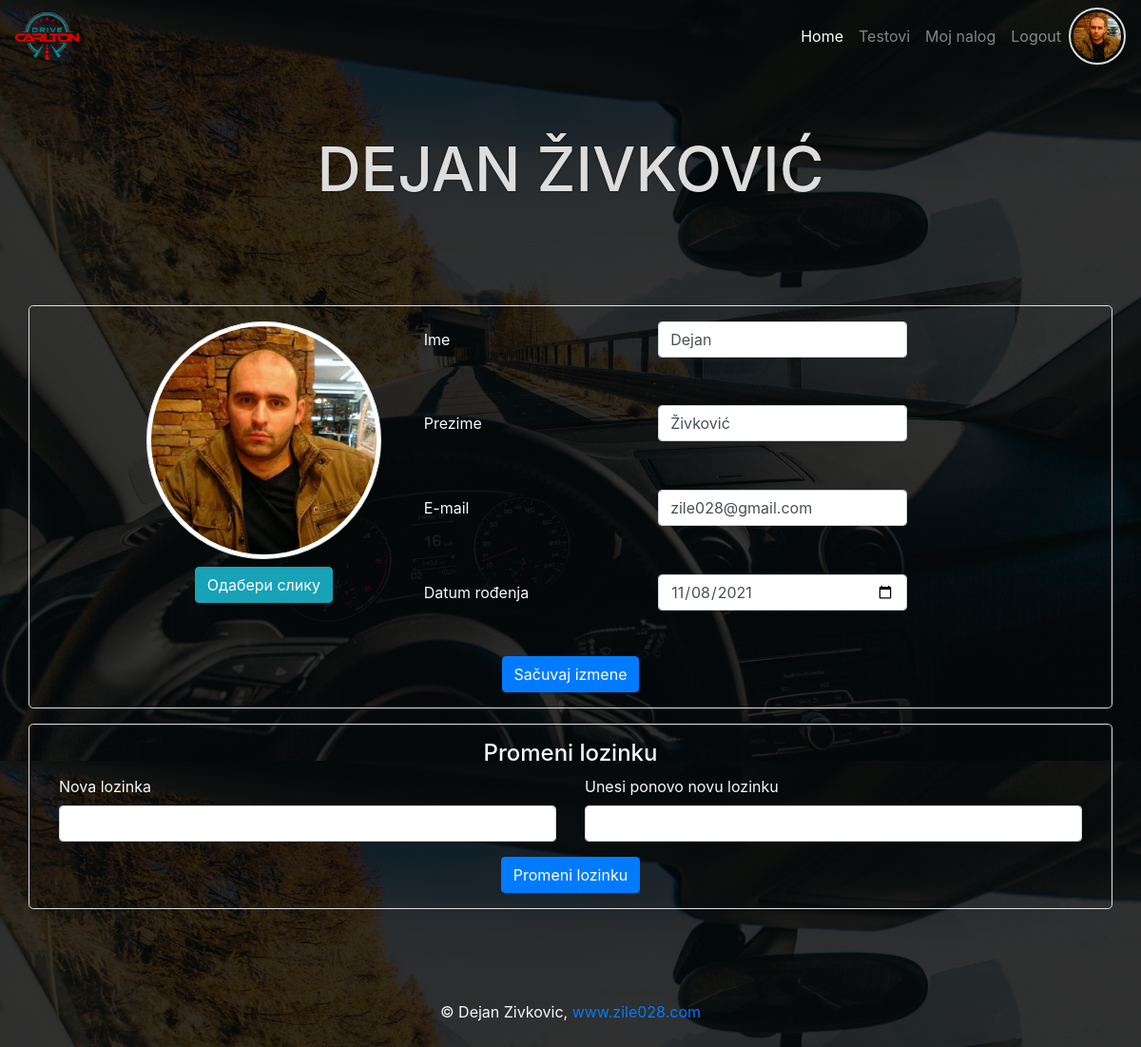
/edit_user.php (signed in), run on the app's committed database.
### tables this page shows
CREATE TABLE `users` (
  `id` int(11) NOT NULL,
  `first_name` varchar(50) NOT NULL,
  `last_name` varchar(50) NOT NULL,
  `date_birth` date NOT NULL,
  `email` varchar(50) NOT NULL,
  `password` varchar(60) NOT NULL,
  `created_at` timestamp NOT NULL DEFAULT CURRENT_TIMESTAMP,
  `last_login` timestamp NOT NULL DEFAULT CURRENT_TIMESTAMP,
  `profil_img` varchar(60) DEFAULT NULL,
  `role_id` int(11) DEFAULT NULL
);

### edit_user.php (called while the page is built, shortened)
<?php
require_once "core/init.php";
$user_info = $User->selectSingleJoin(
    ["users", "roles"],
    "role_id",
    ["id" => $_SESSION["id"]]
);
if (haveQryUrl()) {
    $user_preview = $User->selectSingleJoin(
        ["users", "roles"],
        "role_id",
        ["id" => $_GET["id"]]
    );
} else {
    $user_preview = $User->selectSingleJoin(
        ["users", "roles"],
        "role_id",
        ["id" => $_SESSION["id"]]
    );
}
require_once ROOT . "/view/edit_user.view.php";

### core/init.php (called while the page is built, shortened)
<?php
require_once "config.php";
$database = $conn_config["host"];
require_once "function.php";
require_once "classes/Conection.php";
require_once "classes/QueryBuilder.php";
require_once "classes/User.php";
$User         = new User($database);

### core/classes/User.php (called while the page is built, shortened)
<?php
class User extends QueryBuilder
{
    public function isLoged()
    {
        if (isset($_SESSION["id"])) {
            return false;
        } else {
            return true;
        }
    }
}

### core/classes/QueryBuilder.php (called while the page is built, shortened)
<?php
class QueryBuilder extends Connection
{
    public function selectSingleJoin(array $table, String $join_on, $criteria)
    {
        $key = key($criteria);
        $sql = "SELECT
                {$table[0]}.*, {$table[0]}.id {$table[0]}_id, {$table[1]}.*
                FROM {$table[0]}
                JOIN {$table[1]}
                ON {$table[0]}.{$join_on} = {$table[1]}.id
                WHERE {$table[0]}.{$key} = :{$key}";
        $qry = $this->db->prepare($sql);
        $qry->execute($criteria);
        $result = $qry->fetch(PDO::FETCH_OBJ);
        return $result;
    }
}

### core/classes/Conection.php (called while the page is built, shortened)
<?php
class Connection
{
    public function __construct($database)
    {
        try {
            $this->db = new PDO("mysql:host={$database['host']};dbname={$database['dbname']};charset=UTF8", $database["user"], $database["password"]);
        } catch (PDOException $err) {
            die("Doslo je do greske. Nije moguce konektovati se sa bazom - " . $err->getMessage());
        }
    }
}

### core/function.php (called while the page is built, shortened)
<?php
function testInput($data)
{
    if (isset($data) || !empty($data)) {
        $data = trim($data);
        $data = stripslashes($data);
        $data = htmlspecialchars($data);
        return $data;
    } else {
        return false;
    }
}

### view/edit_user.view.php (the view, shortened to what this page needs)
<?php
require ROOT . "/include/top.php";
require ROOT . "/include/main_nav.php";
?>
<header class="jumbotron text-center">
    <h1><?php echo "{$user_preview->first_name} {$user_preview->last_name}"; ?></h1>
</header>
<section class="container">
    <form class="row border p-3 text-light mt-3 rounded-lg" action="edit_user.php" method="POST"
        enctype="multipart/form-data">
        <div class="col-md-3 offset-md-1 text-center">
            <?php if($user_preview->profil_img): ?>
            <img id="profil" src="<?php echo SRC_URI . $user_preview->profil_img; ?>"
                class="img-thumbnail rounded-circle" alt="">
            <?php else: ?>
            <img id="profil" src="asset/logo.png" class="img-thumbnail rounded-circle" alt="">
            <?php endif; ?>
            <label class="btn btn-info my-2" for="file-img">Одабери слику</label>
        </div>
        <div class="col-md-6 text-light d-flex flex-column justify-content-between">
            <div class="d-flex align-items-center">
                <label class="m-0 col-md-6">Ime</label>
                <input name="first_name" class="form-control" type="text" placeholder="Ime"
                    value="<?php echo testInput($user_preview->first_name); ?>">
            </div>
            <div class="d-flex align-items-center">
                <label class="m-0 col-md-6">Prezime</label>
                <input name="last_name" class="form-control" type="text" placeholder="Prezime"
                    value="<?php echo testInput($user_preview->last_name); ?>">
            </div>
            <div class="d-flex align-items-center">
                <label class="m-0 col-md-6">E-mail</label>
                <input name="email" class="form-control" type="email" placeholder="E-mail"
                    value="<?php echo testInput($user_preview->email); ?>">
            </div>
            <div class="d-flex align-items-center">
                <label class="m-0 col-md-6">Datum rođenja</label>
                <input name="date_birth" class="form-control" type="date" placeholder="Datum rođenja"
                    value="<?php echo testInput($user_preview->date_birth); ?>">
            </div>
        </div>
        <div class="col-12 mt-5 text-center">
            <button class="btn btn-primary" type="submit" name="change_info">Sačuvaj izmene</button>
        </div>
    </form>
    <?php if($_SESSION["id"] == $user_preview->users_id): ?>
    <form class="row border p-3 text-light mt-3 rounded-lg" action="edit_user.php" method="POST">
        <div class="col-12 text-center">
            <h4>Promeni lozinku</h4>
        </div>
        <div class="col-md-6">
            <label for="">Nova lozinka</label>
            <input class="form-control" type="password" name="new_password">
        </div>
        <div class="col-md-6">
            <label for="">Unesi ponovo novu lozinku</label>
            <input class="form-control" type="password" name="repeat_password">
        </div>
        <div class="col-12 mt-3 text-center">
            <button class="btn btn-primary" type="submit" name="change_password">Promeni lozinku</button>
        </div>
    </form>
    <?php endif; ?>
</section>
<?php
require ROOT . "/include/bottom.php";
?>

### include/main_nav.php (shortened to what this page needs)
<nav class="navbar navbar-expand-lg navbar-dark bg-transparent">
    <a class="navbar-brand" href="<?php echo ROOT_URL; ?>"><img class="img-fluid" src="asset/logo-sm.png" alt=""></a>
    <div class="collapse navbar-collapse" id="navbarNav">
        <ul class="navbar-nav ml-auto">
            <li class="nav-item active">
                <a class="nav-link" href="<?php echo ROOT_URL; ?>">Home</a>
            </li>
            <li class="nav-item">
                <a class="nav-link" href="<?php echo ROOT_URL; ?>/testovi.php">Testovi</a>
            </li>
            <?php if($User->isLoged()): ?>
            <li class="nav-item">
                <a class="nav-link" href="<?php echo ROOT_URL; ?>/login_register.php">Login / Register</a>
            </li>
            <?php else: ?>
            <li class="nav-item">
                <a class="nav-link" href="<?php echo ROOT_URL; ?>/user.php">Moj nalog</a>
            </li>
            <li class="nav-item">
                <a class="nav-link" href="<?php echo ROOT_URL; ?>/logout.php">Logout</a>
            </li>
            <?php endif; ?>
        </ul>
        <?php if(!$User->isLoged()): ?>
        <div class="loged-profil">
            <a href="user.php"><img src="<?php echo SRC_URI . ($user_info->profil_img ?:"../asset/logo-sm.png"); ?>"
                    alt=""></a>
        </div>
        <?php endif; ?>
    </div>
</nav>

### css/style.css (style rules this page uses)
* { margin: 0; padding: 0; box-sizing: border-box; }
body { background: linear-gradient(rgba(0, 0, 0, 0.8), rgba(0, 0, 0, 0.8)), url(../asset/bg.jpg); background-position: center top; background-size: 100% 100vh; background-attachment: fixed; }
.jumbotron { background-color: transparent; color: #ddd; }
h1 { text-transform: uppercase; font-size: 4rem; }
h1, h1 + * { text-shadow: 0 0 2px #000; }
.navbar-brand img, .loged-profil img { height: 50px; }
.loged-profil img { border: 2px solid #ddd; padding: 3px; border-radius: 50%; width: 60px; height: 60px; object-fit: cover; }
.img-thumbnail { height: 250px; width: 250px; }

### data on the page
users: profil_img (picture), first_name "DEJAN", last_name "ŽIVKOVIĆ", first_name "Dejan", last_name "Živković", email "zile028@gmail.com", date_birth "11/08/2021"
